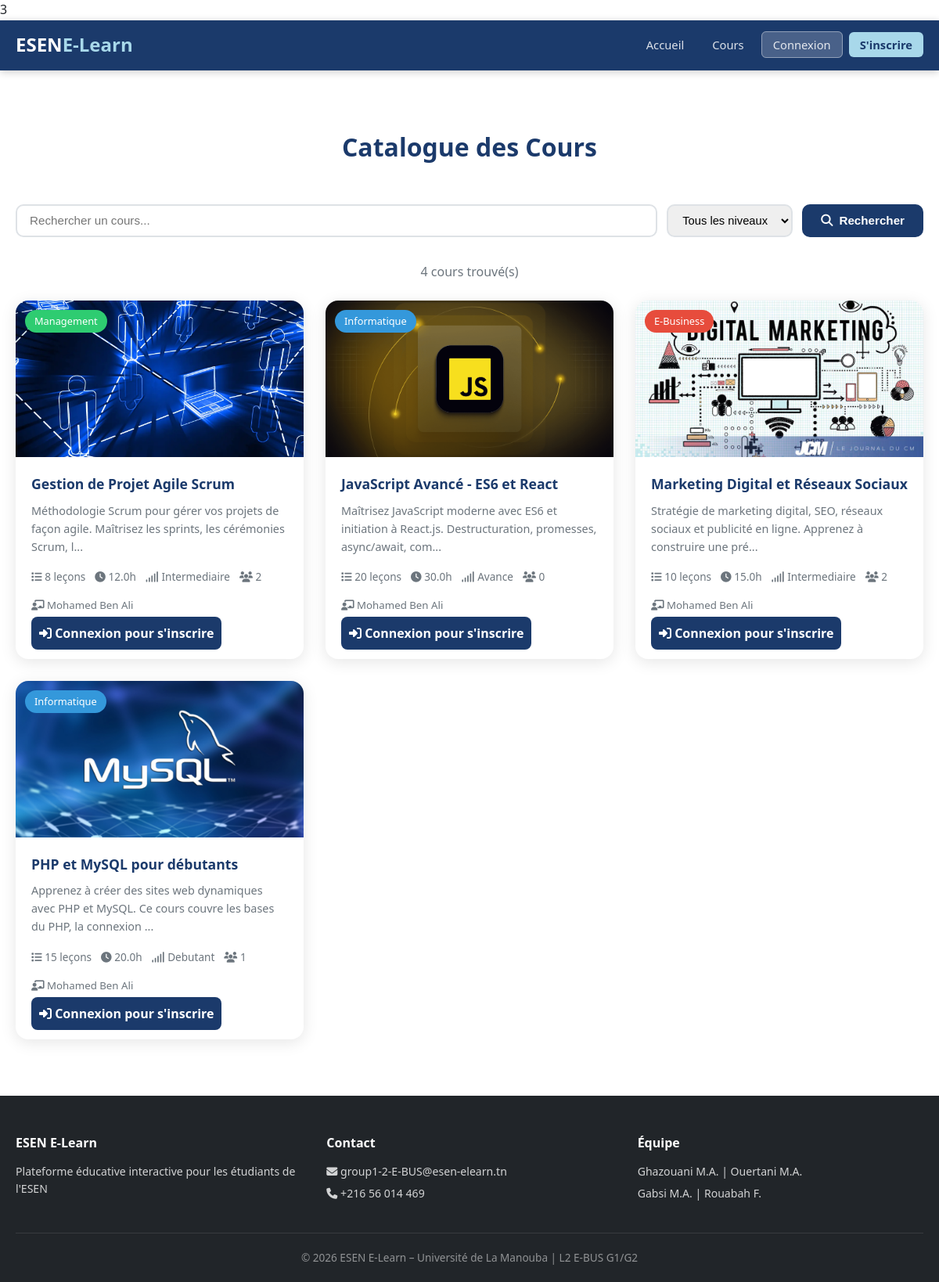
The page /?ctrl=cours&action=liste on the database its author committed.
### tables this page shows
CREATE TABLE `cours` (
  `id_cours` int(11) NOT NULL,
  `titre` varchar(200) NOT NULL,
  `description` text DEFAULT NULL,
  `niveau` enum('debutant','intermediaire','avance') DEFAULT 'debutant',
  `duree_heures` decimal(5,1) DEFAULT NULL,
  `nb_lecons` int(11) DEFAULT 0,
  `image` varchar(255) NOT NULL DEFAULT 'cours1.jpg',
  `actif` tinyint(1) DEFAULT 1,
  `date_creation` datetime DEFAULT current_timestamp(),
  `id_categorie` int(11) NOT NULL,
  `id_professeur` int(11) NOT NULL
);

CREATE TABLE `categories` (
  `id_categorie` int(11) NOT NULL,
  `nom_categorie` varchar(100) NOT NULL,
  `description` varchar(255) DEFAULT NULL,
  `couleur` varchar(10) DEFAULT '#3498db',
  `icone` varchar(50) DEFAULT 'fas fa-book'
);

### controllers/CoursController.php (called while the page is built, shortened)
<?php
require_once ROOT_PATH . 'core/Controller.php';
require_once ROOT_PATH . 'models/CoursModel.php';
class CoursController extends Controller {
    private CoursModel $model;
    public function __construct() {
        $this->model = new CoursModel();
    }
    public function liste(): void {
        $terme     = $this->input('q', '');
        $categorie = (int) $this->input('categorie', 0);
        $niveau    = $this->input('niveau', '');
        $cours = $this->model->rechercher($terme, $categorie, $niveau);
        $this->render('public/catalogue', [
            'title'     => 'Catalogue des cours – ESEN E-Learn',
            'cours'     => $cours,
            'terme'     => $terme,
            'categorie' => $categorie,
            'niveau'    => $niveau,
        ]);
    }
}

### config/database.php (called while the page is built, shortened)
<?php
class Database {
    private static ?PDO $instance = null;
    public static function getInstance(): PDO {
        if (self::$instance === null) {
            $dsn = sprintf(
                'mysql:host=%s;dbname=%s;charset=%s',
                DB_HOST,
                DB_NAME,
                DB_CHARSET
            );
            $options = [
                PDO::ATTR_ERRMODE            => PDO::ERRMODE_EXCEPTION,
                PDO::ATTR_DEFAULT_FETCH_MODE => PDO::FETCH_ASSOC,
                PDO::ATTR_EMULATE_PREPARES   => false,
                PDO::MYSQL_ATTR_INIT_COMMAND => "SET NAMES 'utf8mb4'"
            ];
            try {
                self::$instance = new PDO($dsn, DB_USER, DB_PASS, $options);
            } catch (PDOException $e) {
                error_log('Erreur de connexion BD: ' . $e->getMessage());
                throw new PDOException('Impossible de se connecter à la base de données.');
            }
        }
        return self::$instance;
    }
}

### core/Model.php (called while the page is built, shortened)
<?php
require_once ROOT_PATH . 'config/database.php';
abstract class Model {
    public function __construct() {
        $this->db = Database::getInstance();
    }
}

### models/CoursModel.php (called while the page is built, shortened)
<?php
require_once ROOT_PATH . 'core/Model.php';
class CoursModel extends Model {
    public function rechercher(string $terme = '', int $categorie = 0, string $niveau = ''): array {
        $sql = "SELECT c.id_cours, c.titre, c.description, c.niveau, c.duree_heures,
                       c.nb_lecons,
                       COALESCE(c.image, 'cours1.jpg') AS image,
                       cat.nom_categorie, cat.couleur,
                       CONCAT(u.prenom, ' ', u.nom) AS nom_professeur,
                       COUNT(DISTINCT i.id_inscription) AS nb_inscrits
                FROM cours c
                INNER JOIN categories cat ON c.id_categorie = cat.id_categorie
                INNER JOIN utilisateurs u  ON c.id_professeur = u.id_user
                LEFT  JOIN inscriptions i  ON c.id_cours = i.id_cours
                WHERE c.actif = TRUE";
        $params = [];
        $sql .= " GROUP BY c.id_cours, c.titre, c.description, c.niveau, c.duree_heures,
                           c.nb_lecons, c.image, cat.nom_categorie, cat.couleur, u.prenom, u.nom
                  ORDER BY c.titre";
        $stmt = $this->db->prepare($sql);
        $stmt->execute($params);
        return $stmt->fetchAll();
    }
}

### views/public/catalogue.php (the view, shortened to what this page needs)
<section class="section">
  <div class="container">
    <h2 class="section-title">Catalogue des Cours</h2>
    <form method="GET" action="<?= BASE_URL ?>" class="search-bar" style="display:flex;gap:12px;flex-wrap:wrap;margin-bottom:32px;justify-content:center">
      <input type="text" name="q" value="<?= htmlspecialchars($terme) ?>"
             placeholder="Rechercher un cours..." class="search-input" style="flex:1;min-width:220px;padding:10px 16px;border:2px solid var(--border);border-radius:var(--radius);font-size:0.95rem">
      <select name="niveau" class="filter-select" style="padding:10px 14px;border:2px solid var(--border);border-radius:var(--radius)">
        <option value="">Tous les niveaux</option>
      </select>
      <button type="submit" class="btn btn-primary"><i class="fas fa-search"></i> Rechercher</button>
    </form>
    <?php if (empty($cours)): ?>
      <div style="text-align:center;padding:64px;color:var(--gray)">
        <i class="fas fa-search" style="font-size:3rem;margin-bottom:16px;display:block;opacity:0.3"></i>
        <p>Aucun cours ne correspond à votre recherche.</p>
        <a href="<?= BASE_URL ?>?ctrl=cours&action=liste" class="btn btn-primary" style="margin-top:16px">
          <i class="fas fa-list"></i> Voir tous les cours
        </a>
      </div>
    <?php else: ?>
      <p style="color:var(--gray);margin-bottom:24px;text-align:center"><?= count($cours) ?> cours trouvé(s)</p>
      <div class="cours-grid">
        <?php foreach ($cours as $c): ?>
          <div class="cours-card">
            <div class="cours-image">
              <img src="<?= BASE_URL ?>public/images/<?= htmlspecialchars($c['image'] ?? 'cours1.jpg') ?>"
                   alt="<?= htmlspecialchars($c['titre']) ?>"
                   onerror="this.src='<?= BASE_URL ?>public/images/cours1.jpg'">
              <span class="cours-categorie" style="background:<?= htmlspecialchars($c['couleur'] ?? '#333') ?>">
                <?= htmlspecialchars($c['nom_categorie']) ?>
              </span>
            </div>
            <div class="cours-content">
              <h3><?= htmlspecialchars($c['titre']) ?></h3>
              <p><?= htmlspecialchars(substr($c['description'] ?? '', 0, 110)) ?>...</p>
              <div class="cours-info">
                <span><i class="fas fa-list"></i> <?= $c['nb_lecons'] ?> leçons</span>
                <span><i class="fas fa-clock"></i> <?= $c['duree_heures'] ?>h</span>
                <span><i class="fas fa-signal"></i> <?= ucfirst($c['niveau']) ?></span>
                <span><i class="fas fa-users"></i> <?= $c['nb_inscrits'] ?></span>
              </div>
              <p style="font-size:0.83rem;color:var(--gray);margin-bottom:12px">
                <i class="fas fa-chalkboard-teacher"></i> <?= htmlspecialchars($c['nom_professeur']) ?>
              </p>
              <?php if (isset($_SESSION['user'])): ?>
                <a href="<?= BASE_URL ?>?ctrl=etudiant&action=inscrireCours&id_cours=<?= $c['id_cours'] ?>"
                   class="btn-cours">
                  <i class="fas fa-plus-circle"></i> S'inscrire
                </a>
              <?php else: ?>
                <a href="<?= BASE_URL ?>?ctrl=auth&action=showLogin" class="btn-cours">
                  <i class="fas fa-sign-in-alt"></i> Connexion pour s'inscrire
                </a>
              <?php endif; ?>
            </div>
          </div>
        <?php endforeach; ?>
      </div>
    <?php endif; ?>
  </div>
</section>

### index.php (shortened to what this page needs)
<?php
require_once ROOT_PATH . 'config/database.php';
require_once ROOT_PATH . 'core/Model.php';
require_once ROOT_PATH . 'core/Controller.php';
$controllerName = $_GET['ctrl']   ?? 'public';
$action         = $_GET['action'] ?? 'index';
$id             = isset($_GET['id']) ? (int)$_GET['id'] : null;
$controllers = [
    'auth'     => 'AuthController',
    'admin'    => 'AdminController',
    'cours'    => 'CoursController',
    'etudiant' => 'EtudiantController',
    'public'   => 'PublicController',
];
$controllerName = preg_replace('/[^a-z]/', '', strtolower($controllerName));
$controllerClass = $controllers[$controllerName];
$controllerFile  = ROOT_PATH . 'controllers/' . $controllerClass . '.php';
if (file_exists($controllerFile)) {
    if (class_exists($controllerClass)) {
        $controller = new $controllerClass();
        $action = preg_replace('/[^a-zA-Z]/', '', $action);
        if (method_exists($controller, $action)) {
            if ($id !== null) {
                $controller->$action($id);
            } else {
                $controller->$action();
            }
        } else {
            http_response_code(404);
            require VIEWS_PATH . 'shared/404.php';
        }
    }
} else {
    http_response_code(404);
    require VIEWS_PATH . 'shared/404.php';
}

### core/Controller.php (shortened to what this page needs)
<?php
abstract class Controller {
    protected function render(string $view, array $data = [], string $layout = 'main'): void {
        extract($data);
        $viewFile = VIEWS_PATH . $view . '.php';
        require $viewFile;
        $content = ob_get_clean();
        $layoutFile = VIEWS_PATH . 'shared/layouts/' . $layout . '.php';
        if (file_exists($layoutFile)) {
            require $layoutFile;
        } else {
            echo $content;
        }
    }
    protected function input(string $key, mixed $default = null): mixed {
        $value = $_POST[$key] ?? $_GET[$key] ?? $default;
        return is_string($value) ? htmlspecialchars(trim($value), ENT_QUOTES, 'UTF-8') : $value;
    }
}

### views/shared/layouts/main.php (shortened to what this page needs)
<!DOCTYPE html>
<html lang="fr">
<head>
    <link rel="stylesheet" href="<?= BASE_URL ?>public/css/style.css">
    <link rel="stylesheet" href="https://cdnjs.cloudflare.com/ajax/libs/font-awesome/6.4.0/css/all.min.css">
</head>
<body>
    <header class="main-header">
        <nav class="navbar">
            <div class="container nav-container">
                <a href="<?= BASE_URL ?>" class="logo">
                    ESEN<span>E-Learn</span>
                </a>
                <ul class="nav-menu">
                    <li><a href="<?= BASE_URL ?>">Accueil</a></li>
                    <li><a href="<?= BASE_URL ?>?ctrl=cours&action=liste">Cours</a></li>
                    <?php if (isset($_SESSION['user'])): ?>
                        <?php if ($_SESSION['user']['role'] === 'admin'): ?>
                            <li><a href="<?= BASE_URL ?>?ctrl=admin&action=dashboard">Admin</a></li>
                        <?php else: ?>
                            <li><a href="<?= BASE_URL ?>?ctrl=etudiant&action=dashboard">Mon espace</a></li>
                        <?php endif; ?>
                        <li>
                            <span class="user-name">
                                <i class="fas fa-user-circle"></i>
                                <?= htmlspecialchars($_SESSION['user']['prenom']) ?>
                            </span>
                        </li>
                        <li><a href="<?= BASE_URL ?>?ctrl=auth&action=logout" class="btn-logout">Déconnexion</a></li>
                    <?php else: ?>
                        <li><a href="<?= BASE_URL ?>?ctrl=auth&action=showLogin" class="btn-login">Connexion</a></li>
                        <li><a href="<?= BASE_URL ?>?ctrl=auth&action=showRegister" class="btn-register">S'inscrire</a></li>
                    <?php endif; ?>
                </ul>
            </div>
        </nav>
    </header>
    <main class="main-content">
        <?= $content ?>
    </main>
    <footer class="main-footer">
        <div class="container">
            <div class="footer-grid">
                <div>
                    <h4>ESEN E-Learn</h4>
                    <p>Plateforme éducative interactive pour les étudiants de l'ESEN</p>
                </div>
                <div>
                    <h4>Contact</h4>
                    <p><i class="fas fa-envelope"></i> group1-2-E-BUS@esen-elearn.tn</p>
                    <p><i class="fas fa-phone"></i> +216 56 014 469</p>
                </div>
                <div>
                    <h4>Équipe</h4>
                    <p>Ghazouani M.A. | Ouertani M.A.</p>
                    <p>Gabsi M.A. | Rouabah F.</p>
                </div>
            </div>
            <div class="footer-bottom">
                <p>&copy; 2026 ESEN E-Learn – Université de La Manouba | L2 E-BUS G1/G2</p>
            </div>
        </div>
    </footer>
</body>
</html>

### public/css/style.css (style rules this page uses)
:root { --primary: #1B3A6B; --primary-lt: #2563A8; --accent: #E8F4FD; --success: #198754; --danger: #DC3545; --warning: #FD7E14; --info: #0DCAF0; --dark: #212529; --gray: #6C757D; --light: #F8F9FA; --border: #DEE2E6; --radius: 10px; --shadow: 0 4px 20px rgba(0,0,0,0.10); --transition: 0.25s ease; }
*, *::before, *::after { box-sizing: border-box; margin: 0; padding: 0; }
html { scroll-behavior: smooth; }
body { font-family: 'Segoe UI', Arial, sans-serif; color: var(--dark); background: #fff; line-height: 1.6; }
a { color: var(--primary-lt); text-decoration: none; transition: color var(--transition); }
img { max-width: 100%; display: block; }
.container { max-width: 1200px; margin: 0 auto; padding: 0 20px; }
.main-header { position: sticky; top: 0; z-index: 100; background: var(--primary); box-shadow: 0 2px 10px rgba(0,0,0,0.2); }
.nav-container { display: flex; align-items: center; justify-content: space-between; padding: 0 20px; height: 64px; }
.logo { font-size: 1.5rem; font-weight: 800; color: #fff; }
.logo span { color: #A8D8EA; }
.nav-menu { display: flex; align-items: center; list-style: none; gap: 8px; }
.nav-menu a { color: rgba(255,255,255,0.85); padding: 6px 14px; border-radius: 6px; font-size: 0.92rem; transition: all var(--transition); }
.btn-login { background: rgba(255,255,255,0.2)!important; border: 1px solid rgba(255,255,255,0.4)!important; }
.btn-register { background: #A8D8EA!important; color: var(--primary)!important; font-weight: 600!important; }
.btn { display: inline-flex; align-items: center; gap: 8px; padding: 10px 22px; border-radius: var(--radius); font-size: 0.95rem; font-weight: 600; cursor: pointer; border: 2px solid transparent; transition: all var(--transition); }
.btn-primary { background: var(--primary); color: #fff; }
.main-content { min-height: calc(100vh - 64px - 180px); }
.section { padding: 72px 0; }
.section-title { font-size: 2rem; font-weight: 700; color: var(--primary); text-align: center; margin-bottom: 48px; }
.cours-grid { display: grid; grid-template-columns: repeat(auto-fill, minmax(300px, 1fr)); gap: 28px; }
.cours-card { background: #fff; border-radius: 16px; box-shadow: var(--shadow); overflow: hidden; transition: transform var(--transition), box-shadow var(--transition); }
.cours-image { position: relative; height: 200px; overflow: hidden; }
.cours-image img { width: 100%; height: 100%; object-fit: cover; transition: transform 0.4s; }
.cours-categorie { position: absolute; top: 12px; left: 12px; background: rgba(0,0,0,0.7); color: #fff; padding: 4px 12px; border-radius: 20px; font-size: 0.8rem; }
.cours-content { padding: 20px; }
.cours-content h3 { font-size: 1.1rem; color: var(--primary); margin-bottom: 8px; }
.cours-content p { font-size: 0.9rem; color: var(--gray); margin-bottom: 16px; }
.cours-info { display: flex; gap: 12px; flex-wrap: wrap; font-size: 0.85rem; color: var(--gray); margin-bottom: 16px; }
.btn-cours { width: 100%; padding: 10px; background: var(--primary); color: #fff; border: none; border-radius: 8px; cursor: pointer; font-weight: 600; transition: background var(--transition); }
.search-input { flex: 1; min-width: 200px; padding: 10px 14px; border: 2px solid var(--border); border-radius: 8px; font-size: 0.92rem; }
.filter-select { padding: 10px 14px; border: 2px solid var(--border); border-radius: 8px; font-size: 0.92rem; }
.main-footer { background: var(--dark); color: rgba(255,255,255,0.8); padding: 48px 0 20px; }
.footer-grid { display: grid; grid-template-columns: repeat(3, 1fr); gap: 32px; margin-bottom: 32px; }
.footer-grid h4 { font-size: 1rem; color: #fff; margin-bottom: 12px; }
.footer-grid p { font-size: 0.88rem; margin-bottom: 6px; }
.footer-bottom { border-top: 1px solid rgba(255,255,255,0.1); padding-top: 20px; text-align: center; font-size: 0.85rem; color: rgba(255,255,255,0.5); }

### rows shown on the page
cours: shows a picture, id_categorie.nom_categorie "Management", titre "Gestion de Projet Agile Scrum", description "Méthodologie Scrum pour gérer vos projets de façon agile. Maîtrisez les sprints, les cérémonies Scrum, l", nb_lecons "8", duree_heures "12.0", niveau "Intermediaire", nb_inscrits "2", nom_professeur "Mohamed Ben Ali"
cours: shows a picture, id_categorie.nom_categorie "Informatique", titre "JavaScript Avancé - ES6 et React", description "Maîtrisez JavaScript moderne avec ES6 et initiation à React.js. Destructuration, promesses, async/await, com", nb_lecons "20", duree_heures "30.0", niveau "Avance", nb_inscrits "0", nom_professeur "Mohamed Ben Ali"
cours: shows a picture, id_categorie.nom_categorie "E-Business", titre "Marketing Digital et Réseaux Sociaux", description "Stratégie de marketing digital, SEO, réseaux sociaux et publicité en ligne. Apprenez à construire une pré", nb_lecons "10", duree_heures "15.0", niveau "Intermediaire", nb_inscrits "2", nom_professeur "Mohamed Ben Ali"
cours: shows a picture, id_categorie.nom_categorie "Informatique", titre "PHP et MySQL pour débutants", description "Apprenez à créer des sites web dynamiques avec PHP et MySQL. Ce cours couvre les bases du PHP, la connexion", nb_lecons "15", duree_heures "20.0", niveau "Debutant", nb_inscrits "1", nom_professeur "Mohamed Ben Ali"

### other values the page prints
count($cours) "4"
